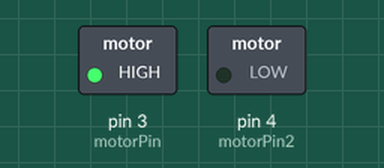
A sketch run on a simulated Arduino Uno, built with avr-gcc and run on an emulated ATmega328P. On the bench: switched loads named in the sketch (green lamp = pin HIGH).

Above: at 1.0 s.
At 5.0 s:
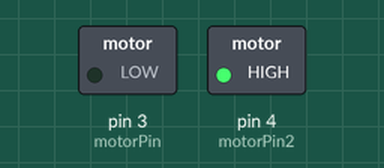
At 7.0 s:
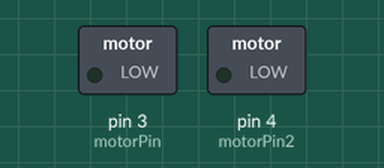
Timing chart, 0 to 10.4 s (numbered marks = the images above):
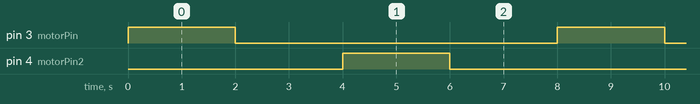

Measured:
- by itself, pin 3 (motorPin), pin 4 (motorPin2): alternates HIGH for 2.0 s and LOW for 6.0 s
- by itself, everything shown: repeats every 8.0 s, in 4 steps

The sketch:

DCMotor2.ino
```cpp
const int motorPin = 3;
const int motorPin2 = 4;
void setup() {
  // put your setup code here, to run once:
  pinMode(motorPin,OUTPUT);
  pinMode(motorPin2,OUTPUT);
}

void loop() {
  // put your main code here, to run repeatedly:
  digitalWrite(motorPin,HIGH);
  delay(2000);
    digitalWrite(motorPin,LOW);
  delay(2000);
    digitalWrite(motorPin2,HIGH);
  delay(2000);
    digitalWrite(motorPin2,LOW);
  delay(2000);
}
```
